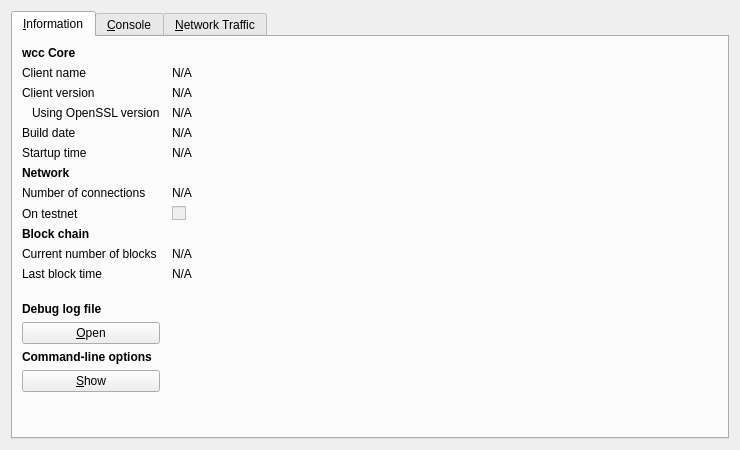
<?xml version="1.0" encoding="UTF-8"?>
<ui version="4.0">
 <class>RPCConsole</class>
 <widget class="QDialog" name="RPCConsole">
  <property name="geometry">
   <rect>
    <x>0</x>
    <y>0</y>
    <width>740</width>
    <height>450</height>
   </rect>
  </property>
  <property name="windowTitle">
   <string>wcc - Debug window</string>
  </property>
  <layout class="QVBoxLayout" name="verticalLayout_2">
   <item>
    <widget class="QTabWidget" name="tabWidget">
     <property name="currentIndex">
      <number>0</number>
     </property>
     <widget class="QWidget" name="tab_info">
      <attribute name="title">
       <string>&amp;Information</string>
      </attribute>
      <layout class="QGridLayout" name="gridLayout" columnstretch="0,1">
       <property name="horizontalSpacing">
        <number>12</number>
       </property>
       <item row="0" column="0">
        <widget class="QLabel" name="label_9">
         <property name="font">
          <font>
           <weight>75</weight>
           <bold>true</bold>
          </font>
         </property>
         <property name="text">
          <string>wcc Core</string>
         </property>
        </widget>
       </item>
       <item row="1" column="0">
        <widget class="QLabel" name="label_5">
         <property name="text">
          <string>Client name</string>
         </property>
        </widget>
       </item>
       <item row="1" column="1">
        <widget class="QLabel" name="clientName">
         <property name="cursor">
          <cursorShape>IBeamCursor</cursorShape>
         </property>
         <property name="text">
          <string>N/A</string>
         </property>
         <property name="textFormat">
          <enum>Qt::PlainText</enum>
         </property>
         <property name="textInteractionFlags">
          <set>Qt::LinksAccessibleByMouse|Qt::TextSelectableByKeyboard|Qt::TextSelectableByMouse</set>
         </property>
        </widget>
       </item>
       <item row="2" column="0">
        <widget class="QLabel" name="label_6">
         <property name="text">
          <string>Client version</string>
         </property>
        </widget>
       </item>
       <item row="2" column="1">
        <widget class="QLabel" name="clientVersion">
         <property name="cursor">
          <cursorShape>IBeamCursor</cursorShape>
         </property>
         <property name="text">
          <string>N/A</string>
         </property>
         <property name="textFormat">
          <enum>Qt::PlainText</enum>
         </property>
         <property name="textInteractionFlags">
          <set>Qt::LinksAccessibleByMouse|Qt::TextSelectableByKeyboard|Qt::TextSelectableByMouse</set>
         </property>
        </widget>
       </item>
       <item row="3" column="0">
        <widget class="QLabel" name="label_14">
         <property name="text">
          <string>Using OpenSSL version</string>
         </property>
         <property name="indent">
          <number>10</number>
         </property>
        </widget>
       </item>
       <item row="3" column="1">
        <widget class="QLabel" name="openSSLVersion">
         <property name="cursor">
          <cursorShape>IBeamCursor</cursorShape>
         </property>
         <property name="text">
          <string>N/A</string>
         </property>
         <property name="textFormat">
          <enum>Qt::PlainText</enum>
         </property>
         <property name="textInteractionFlags">
          <set>Qt::LinksAccessibleByMouse|Qt::TextSelectableByKeyboard|Qt::TextSelectableByMouse</set>
         </property>
        </widget>
       </item>
       <item row="4" column="0">
        <widget class="QLabel" name="label_12">
         <property name="text">
          <string>Build date</string>
         </property>
        </widget>
       </item>
       <item row="4" column="1">
        <widget class="QLabel" name="buildDate">
         <property name="cursor">
          <cursorShape>IBeamCursor</cursorShape>
         </property>
         <property name="text">
          <string>N/A</string>
         </property>
         <property name="textFormat">
          <enum>Qt::PlainText</enum>
         </property>
         <property name="textInteractionFlags">
          <set>Qt::LinksAccessibleByMouse|Qt::TextSelectableByKeyboard|Qt::TextSelectableByMouse</set>
         </property>
        </widget>
       </item>
       <item row="5" column="0">
        <widget class="QLabel" name="label_13">
         <property name="text">
          <string>Startup time</string>
         </property>
        </widget>
       </item>
       <item row="5" column="1">
        <widget class="QLabel" name="startupTime">
         <property name="cursor">
          <cursorShape>IBeamCursor</cursorShape>
         </property>
         <property name="text">
          <string>N/A</string>
         </property>
         <property name="textFormat">
          <enum>Qt::PlainText</enum>
         </property>
         <property name="textInteractionFlags">
          <set>Qt::LinksAccessibleByMouse|Qt::TextSelectableByKeyboard|Qt::TextSelectableByMouse</set>
         </property>
        </widget>
       </item>
       <item row="6" column="0">
        <widget class="QLabel" name="label_11">
         <property name="font">
          <font>
           <weight>75</weight>
           <bold>true</bold>
          </font>
         </property>
         <property name="text">
          <string>Network</string>
         </property>
        </widget>
       </item>
       <item row="7" column="0">
        <widget class="QLabel" name="label_7">
         <property name="text">
          <string>Number of connections</string>
         </property>
        </widget>
       </item>
       <item row="7" column="1">
        <widget class="QLabel" name="numberOfConnections">
         <property name="cursor">
          <cursorShape>IBeamCursor</cursorShape>
         </property>
         <property name="text">
          <string>N/A</string>
         </property>
         <property name="textFormat">
          <enum>Qt::PlainText</enum>
         </property>
         <property name="textInteractionFlags">
          <set>Qt::LinksAccessibleByMouse|Qt::TextSelectableByKeyboard|Qt::TextSelectableByMouse</set>
         </property>
        </widget>
       </item>
       <item row="8" column="0">
        <widget class="QLabel" name="label_8">
         <property name="text">
          <string>On testnet</string>
         </property>
        </widget>
       </item>
       <item row="8" column="1">
        <widget class="QCheckBox" name="isTestNet">
         <property name="enabled">
          <bool>false</bool>
         </property>
         <property name="text">
          <string/>
         </property>
        </widget>
       </item>
       <item row="9" column="0">
        <widget class="QLabel" name="label_10">
         <property name="font">
          <font>
           <weight>75</weight>
           <bold>true</bold>
          </font>
         </property>
         <property name="text">
          <string>Block chain</string>
         </property>
        </widget>
       </item>
       <item row="10" column="0">
        <widget class="QLabel" name="label_3">
         <property name="text">
          <string>Current number of blocks</string>
         </property>
        </widget>
       </item>
       <item row="10" column="1">
        <widget class="QLabel" name="numberOfBlocks">
         <property name="cursor">
          <cursorShape>IBeamCursor</cursorShape>
         </property>
         <property name="text">
          <string>N/A</string>
         </property>
         <property name="textFormat">
          <enum>Qt::PlainText</enum>
         </property>
         <property name="textInteractionFlags">
          <set>Qt::LinksAccessibleByMouse|Qt::TextSelectableByKeyboard|Qt::TextSelectableByMouse</set>
         </property>
        </widget>
       </item>
       <item row="11" column="0">
        <widget class="QLabel" name="label_2">
         <property name="text">
          <string>Last block time</string>
         </property>
        </widget>
       </item>
       <item row="11" column="1">
        <widget class="QLabel" name="lastBlockTime">
         <property name="cursor">
          <cursorShape>IBeamCursor</cursorShape>
         </property>
         <property name="text">
          <string>N/A</string>
         </property>
         <property name="textFormat">
          <enum>Qt::PlainText</enum>
         </property>
         <property name="textInteractionFlags">
          <set>Qt::LinksAccessibleByMouse|Qt::TextSelectableByKeyboard|Qt::TextSelectableByMouse</set>
         </property>
        </widget>
       </item>
       <item row="12" column="0">
        <spacer name="verticalSpacer_2">
         <property name="orientation">
          <enum>Qt::Vertical</enum>
         </property>
         <property name="sizeHint" stdset="0">
          <size>
           <width>20</width>
           <height>20</height>
          </size>
         </property>
        </spacer>
       </item>
       <item row="13" column="0">
        <widget class="QLabel" name="labelDebugLogfile">
         <property name="font">
          <font>
           <weight>75</weight>
           <bold>true</bold>
          </font>
         </property>
         <property name="text">
          <string>Debug log file</string>
         </property>
        </widget>
       </item>
       <item row="14" column="0">
        <widget class="QPushButton" name="openDebugLogfileButton">
         <property name="toolTip">
          <string>Open the wcc debug log file from the current data directory. This can take a few seconds for large log files.</string>
         </property>
         <property name="text">
          <string>&amp;Open</string>
         </property>
         <property name="autoDefault">
          <bool>false</bool>
         </property>
        </widget>
       </item>
       <item row="15" column="0">
        <widget class="QLabel" name="labelCLOptions">
         <property name="font">
          <font>
           <weight>75</weight>
           <bold>true</bold>
          </font>
         </property>
         <property name="text">
          <string>Command-line options</string>
         </property>
        </widget>
       </item>
       <item row="16" column="0">
        <widget class="QPushButton" name="showCLOptionsButton">
         <property name="toolTip">
          <string>Show the wcc-Qt help message to get a list with possible wcc command-line options.</string>
         </property>
         <property name="text">
          <string>&amp;Show</string>
         </property>
         <property name="autoDefault">
          <bool>false</bool>
         </property>
        </widget>
       </item>
       <item row="17" column="0">
        <spacer name="verticalSpacer">
         <property name="orientation">
          <enum>Qt::Vertical</enum>
         </property>
         <property name="sizeHint" stdset="0">
          <size>
           <width>20</width>
           <height>40</height>
          </size>
         </property>
        </spacer>
       </item>
      </layout>
     </widget>
     <widget class="QWidget" name="tab_console">
      <attribute name="title">
       <string>&amp;Console</string>
      </attribute>
      <layout class="QVBoxLayout" name="verticalLayout_3">
       <property name="spacing">
        <number>3</number>
       </property>
       <item>
        <widget class="QTextEdit" name="messagesWidget">
         <property name="minimumSize">
          <size>
           <width>0</width>
           <height>100</height>
          </size>
         </property>
         <property name="readOnly">
          <bool>true</bool>
         </property>
         <property name="tabKeyNavigation" stdset="0">
          <bool>false</bool>
         </property>
         <property name="columnCount" stdset="0">
          <number>2</number>
         </property>
        </widget>
       </item>
       <item>
        <layout class="QHBoxLayout" name="horizontalLayout">
         <property name="spacing">
          <number>3</number>
         </property>
         <item>
          <widget class="QLabel" name="label">
           <property name="text">
            <string notr="true">&gt;</string>
           </property>
          </widget>
         </item>
         <item>
          <widget class="QLineEdit" name="lineEdit"/>
         </item>
         <item>
          <widget class="QPushButton" name="clearButton">
           <property name="maximumSize">
            <size>
             <width>24</width>
             <height>24</height>
            </size>
           </property>
           <property name="toolTip">
            <string>Clear console</string>
           </property>
           <property name="text">
            <string/>
           </property>
           <property name="icon">
            <iconset resource="../bitcoin.qrc">
             <normaloff>:/icons/remove</normaloff>:/icons/remove</iconset>
           </property>
           <property name="shortcut">
            <string notr="true">Ctrl+L</string>
           </property>
           <property name="autoDefault">
            <bool>false</bool>
           </property>
          </widget>
         </item>
        </layout>
       </item>
      </layout>
     </widget>
     <widget class="QWidget" name="tab">
      <attribute name="title">
       <string>&amp;Network Traffic</string>
      </attribute>
      <layout class="QHBoxLayout" name="horizontalLayout_3">
       <item>
        <layout class="QVBoxLayout" name="verticalLayout_4">
         <item>
          <widget class="TrafficGraphWidget" name="trafficGraph" native="true">
           <property name="sizePolicy">
            <sizepolicy hsizetype="Expanding" vsizetype="Expanding">
             <horstretch>0</horstretch>
             <verstretch>0</verstretch>
            </sizepolicy>
           </property>
          </widget>
         </item>
         <item>
          <layout class="QHBoxLayout" name="horizontalLayout_2">
           <item>
            <widget class="QSlider" name="sldGraphRange">
             <property name="minimum">
              <number>1</number>
             </property>
             <property name="maximum">
              <number>288</number>
             </property>
             <property name="pageStep">
              <number>12</number>
             </property>
             <property name="value">
              <number>6</number>
             </property>
             <property name="orientation">
              <enum>Qt::Horizontal</enum>
             </property>
            </widget>
           </item>
           <item>
            <widget class="QLabel" name="lblGraphRange">
             <property name="minimumSize">
              <size>
               <width>100</width>
               <height>0</height>
              </size>
             </property>
             <property name="alignment">
              <set>Qt::AlignCenter</set>
             </property>
            </widget>
           </item>
           <item>
            <widget class="QPushButton" name="btnClearTrafficGraph">
             <property name="text">
              <string>&amp;Clear</string>
             </property>
            </widget>
           </item>
          </layout>
         </item>
        </layout>
       </item>
       <item>
        <layout class="QVBoxLayout" name="verticalLayout">
         <item>
          <widget class="QGroupBox" name="groupBox">
           <property name="title">
            <string>Totals</string>
           </property>
           <layout class="QVBoxLayout" name="verticalLayout_5">
            <item>
             <layout class="QHBoxLayout" name="horizontalLayout_4">
              <item>
               <widget class="Line" name="line">
                <property name="sizePolicy">
                 <sizepolicy hsizetype="Fixed" vsizetype="Fixed">
                  <horstretch>0</horstretch>
                  <verstretch>0</verstretch>
                 </sizepolicy>
                </property>
                <property name="minimumSize">
                 <size>
                  <width>10</width>
                  <height>0</height>
                 </size>
                </property>
                <property name="palette">
                 <palette>
                  <active>
                   <colorrole role="Light">
                    <brush brushstyle="SolidPattern">
                     <color alpha="255">
                      <red>0</red>
                      <green>255</green>
                      <blue>0</blue>
                     </color>
                    </brush>
                   </colorrole>
                  </active>
                  <inactive>
                   <colorrole role="Light">
                    <brush brushstyle="SolidPattern">
                     <color alpha="255">
                      <red>0</red>
                      <green>255</green>
                      <blue>0</blue>
                     </color>
                    </brush>
                   </colorrole>
                  </inactive>
                  <disabled>
                   <colorrole role="Light">
                    <brush brushstyle="SolidPattern">
                     <color alpha="255">
                      <red>0</red>
                      <green>255</green>
                      <blue>0</blue>
                     </color>
                    </brush>
                   </colorrole>
                  </disabled>
                 </palette>
                </property>
                <property name="orientation">
                 <enum>Qt::Horizontal</enum>
                </property>
               </widget>
              </item>
              <item>
               <widget class="QLabel" name="label_16">
                <property name="text">
                 <string>In:</string>
                </property>
               </widget>
              </item>
              <item>
               <widget class="QLabel" name="lblBytesIn">
                <property name="minimumSize">
                 <size>
                  <width>50</width>
                  <height>0</height>
                 </size>
                </property>
                <property name="alignment">
                 <set>Qt::AlignRight|Qt::AlignTrailing|Qt::AlignVCenter</set>
                </property>
               </widget>
              </item>
             </layout>
            </item>
            <item>
             <layout class="QHBoxLayout" name="horizontalLayout_5">
              <item>
               <widget class="Line" name="line_2">
                <property name="sizePolicy">
                 <sizepolicy hsizetype="Fixed" vsizetype="Fixed">
                  <horstretch>0</horstretch>
                  <verstretch>0</verstretch>
                 </sizepolicy>
                </property>
                <property name="minimumSize">
                 <size>
                  <width>10</width>
                  <height>0</height>
                 </size>
                </property>
                <property name="palette">
                 <palette>
                  <active>
                   <colorrole role="Light">
                    <brush brushstyle="SolidPattern">
                     <color alpha="255">
                      <red>255</red>
                      <green>0</green>
                      <blue>0</blue>
                     </color>
                    </brush>
                   </colorrole>
                  </active>
                  <inactive>
                   <colorrole role="Light">
                    <brush brushstyle="SolidPattern">
                     <color alpha="255">
                      <red>255</red>
                      <green>0</green>
                      <blue>0</blue>
                     </color>
                    </brush>
                   </colorrole>
                  </inactive>
                  <disabled>
                   <colorrole role="Light">
                    <brush brushstyle="SolidPattern">
                     <color alpha="255">
                      <red>255</red>
                      <green>0</green>
                      <blue>0</blue>
                     </color>
                    </brush>
                   </colorrole>
                  </disabled>
                 </palette>
                </property>
                <property name="orientation">
                 <enum>Qt::Horizontal</enum>
                </property>
               </widget>
              </item>
              <item>
               <widget class="QLabel" name="label_17">
                <property name="text">
                 <string>Out:</string>
                </property>
               </widget>
              </item>
              <item>
               <widget class="QLabel" name="lblBytesOut">
                <property name="minimumSize">
                 <size>
                  <width>50</width>
                  <height>0</height>
                 </size>
                </property>
                <property name="alignment">
                 <set>Qt::AlignRight|Qt::AlignTrailing|Qt::AlignVCenter</set>
                </property>
               </widget>
              </item>
             </layout>
            </item>
            <item>
             <spacer name="verticalSpacer_4">
              <property name="orientation">
               <enum>Qt::Vertical</enum>
              </property>
              <property name="sizeHint" stdset="0">
               <size>
                <width>20</width>
                <height>407</height>
               </size>
              </property>
             </spacer>
            </item>
           </layout>
          </widget>
         </item>
        </layout>
       </item>
      </layout>
     </widget>
    </widget>
   </item>
  </layout>
 </widget>
 <customwidgets>
  <customwidget>
   <class>TrafficGraphWidget</class>
   <extends>QWidget</extends>
   <header>trafficgraphwidget.h</header>
   <container>1</container>
   <slots>
    <slot>clear()</slot>
   </slots>
  </customwidget>
 </customwidgets>
 <resources>
  <include location="../bitcoin.qrc"/>
 </resources>
 <connections/>
</ui>
